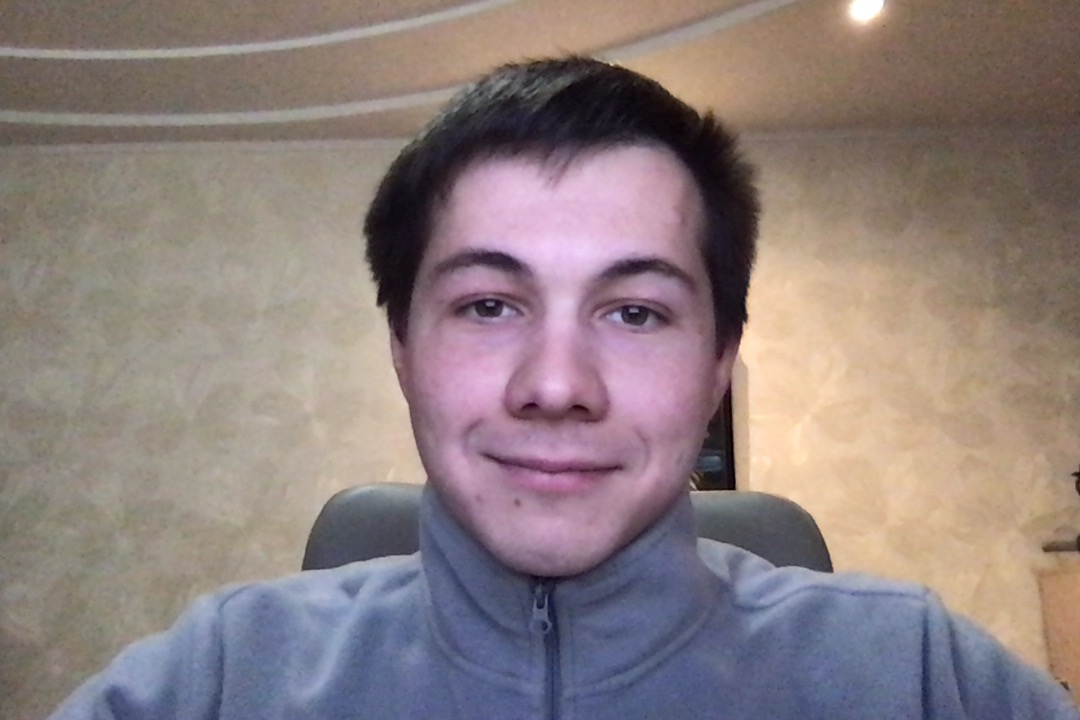
#> input picture scripts/maxim2.jpg, 1080 x 720 px
$ python main.py   (older library calls are emulated)
#> lines starting #> are read from the running program, lines starting #| are printed output that depends on the picture
#> further down, image is the input picture: shape (720, 1080, 3); mean B, G, R 125.9, 126.8, 141.1
### scripts/utils.py
import cv2
import numpy as np
from PIL import Image
import queue
import itertools as it #from more_itertools import chunked

# [15 lines left out: function detect_faces, not called in this run]

# for one face on the image
def cut_face(f_cascade, colored_img, scaleFactor = 1.1):
    #just making a copy of image passed, so that passed image is not changed
#> called with scaleFactor = 1.2
    img_copy = colored_img.copy()

    #convert the test image to gray image as opencv face detector expects gray images
    gray = cv2.cvtColor(img_copy, cv2.COLOR_BGR2GRAY)
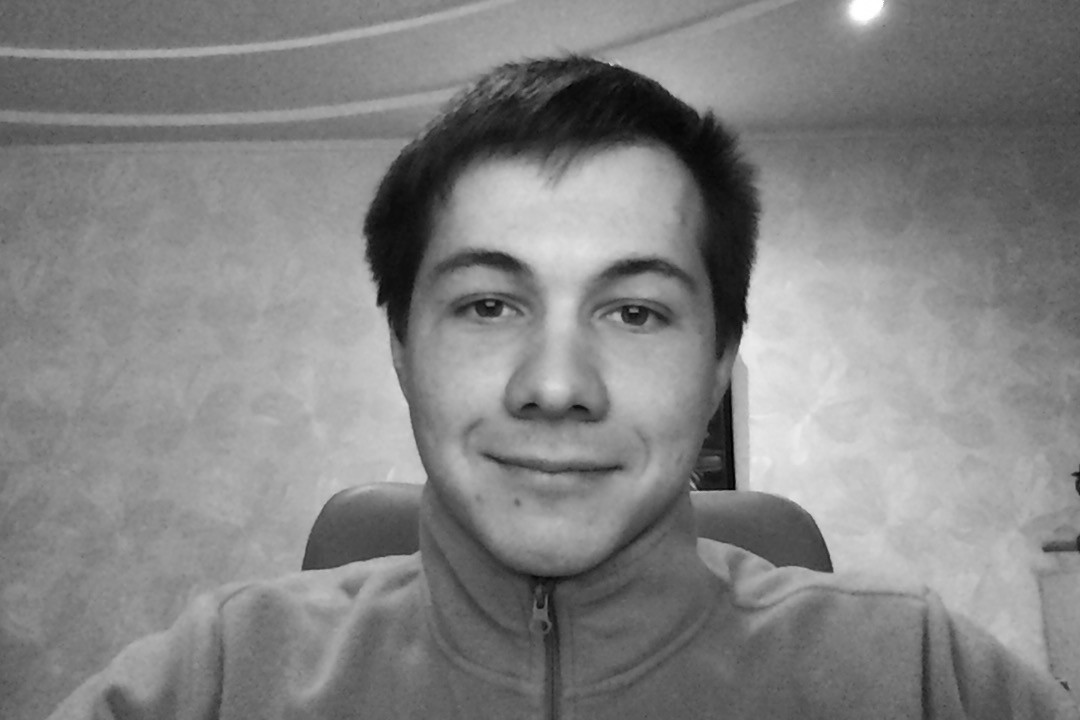
#> gray: shape (720, 1080); min 2, max 255, mean 131

    #let's detect multiscale (some images may be closer to camera than others) images
    faces = f_cascade.detectMultiScale(gray, scaleFactor=scaleFactor, minNeighbors=5)
#> faces = [[370, 154, 387, 387]]

    #go over list of faces and draw them as rectangles on original colored img
    i = 0
    for (x, y, w, h) in faces:
        r = max(w, h) / 2
        centerx = x + w / 2
        centery = y + h / 2
        nx = int(centerx - r)
        ny = int(centery - r)
        nr = int(r * 2)

        faceimg = img_copy[ny:ny+nr, nx:nx+nr]
        i += 1
#> this loop made 1 pass
#> (x, y, w, h, r, centerx, centery, nx) on pass 1: (370, 154, 387, 387, 193.5, 563.5, 347.5, 370)
#> pass 1, in cut_face, `faceimg = img_copy[ny:ny+nr, nx:nx+nr]`:
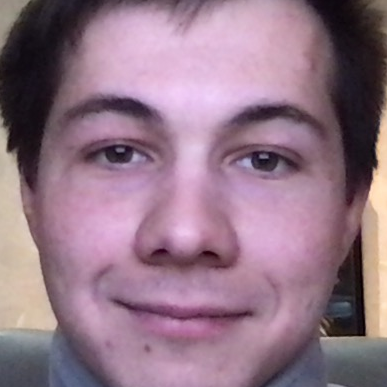
#> faceimg: shape (387, 387, 3); mean B, G, R 134.2, 117.5, 146.5
#> after the loop, i = 1
        # cv2.imwrite("image%d.jpg" % i, faceimg)

    return faceimg

# [90 lines left out: functions edgedetect, findSignificantContours, scale_image, dijkstra, not called in this run]

### scripts/main.py
import cv2
import numpy as np
import utils

image = cv2.imread('maxim2.jpg')
haar_face_cascade = cv2.CascadeClassifier('../data/haarcascade_frontalface_alt.xml') # create cascade classifier for face detection

# Face finder

cropImage = utils.cut_face(haar_face_cascade, image, scaleFactor = 1.2)

# Blur image

blurredImage = cv2.GaussianBlur(cropImage, (5, 5), 0) # Remove noise

# Try grapCut

mask = np.zeros(blurredImage.shape[:2], np.uint8)

bgdModel = np.zeros((1,65), np.float64)

fgdModel = np.zeros((1,65), np.float64)

width, height = blurredImage.shape[:2]
#> width = 387; height = 387
rect = (0, 0, width - 1, height - 1)
#> rect = (0, 0, 386, 386)

cv2.grabCut(blurredImage, mask, rect, bgdModel, fgdModel, 9, cv2.GC_INIT_WITH_RECT)

mask2 = np.where((mask==2)|(mask==0),0,1).astype('uint8')

img = blurredImage * mask2[:,:,np.newaxis]
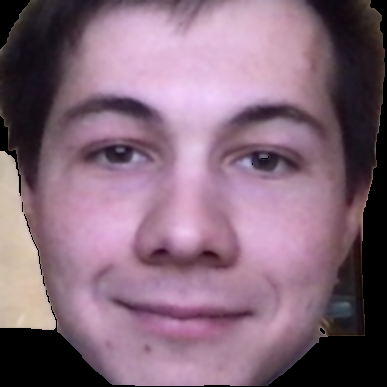
#> img: shape (387, 387, 3); mean B, G, R 121.2, 104.3, 132.3

cv2.imwrite('grapCut.jpg', img)

# # RGB -> Gray Scale

# grayImage = cv2.cvtColor(img, cv2.COLOR_BGR2GRAY)

# # Thresholding

# ret, imgf = cv2.threshold(grayImage, 177, 255, cv2.THRESH_BINARY+cv2.THRESH_OTSU)

# cv2.imwrite('thresholding.jpg', imgf)

# # Find edges

# edgeImg = np.max( np.array([ utils.edgedetect(imgf[:,:, 0]), utils.edgedetect(imgf[:,:, 1]), utils.edgedetect(imgf[:,:, 2]) ]), axis=0 )

# mean = np.mean(edgeImg)
# # Zero any value that is less than mean. This reduces a lot of noise.
# edgeImg[edgeImg <= mean] = 0

# cv2.imwrite('edged-image.jpg', edgeImg)


# edgeImg_8u = np.asarray(edgeImg, np.uint8)
# # Find contours
# significant = utils.findSignificantContours(cropImage, edgeImg_8u)

# # Mask
# mask = edgeImg.copy()
# mask[mask > 0] = 0
# cv2.fillPoly(mask, significant, 255)
# # Invert mask
# mask = np.logical_not(mask)

# #Finally remove the background
# cropImage[mask] = 0

# cv2.imwrite('without-background.jpg', cropImage)

$ run again, with scripts/crop-image.jpg copied over scripts/maxim2.jpg
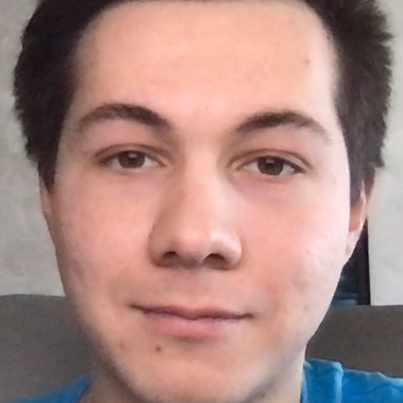
#> input picture scripts/crop-image.jpg, 403 x 403 px
#> image is the input picture: shape (403, 403, 3); mean B, G, R 129.6, 135.6, 169.2
#> in cut_face, `gray = cv2.cvtColor(img_copy, cv2.COLOR_BGR2GRAY)`:
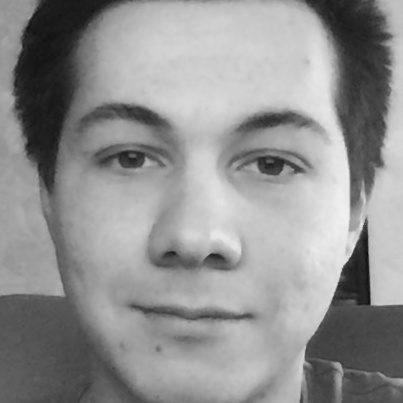
#> gray: shape (403, 403); min 14, max 242, mean 145
#> faces = [[36, 30, 328, 328]]
#> the loop in cut_face, `for (x, y, w, h) in faces:` made 1 pass
#> (x, y, w, h, r, centerx, centery, nx) on pass 1: (36, 30, 328, 328, 164, 200, 194, 36)
#> after the loop in cut_face, `for (x, y, w, h) in faces:`: i = 1
#> `img = blurredImage * mask2[:,:,np.newaxis]`:
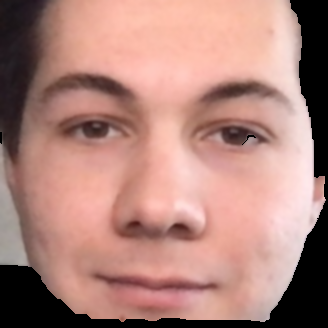
#> img: shape (328, 328, 3); mean B, G, R 122.7, 131.4, 174.5
